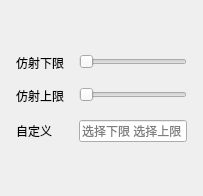
                <widget class="QWidget" name="adjPage_GrayWindow">
                 <layout class="QVBoxLayout" name="verticalLayout_20">
                  <item>
                   <spacer name="verticalSpacer_12">
                    <property name="orientation">
                     <enum>Qt::Vertical</enum>
                    </property>
                    <property name="sizeHint" stdset="0">
                     <size>
                      <width>20</width>
                      <height>40</height>
                     </size>
                    </property>
                   </spacer>
                  </item>
                  <item>
                   <layout class="QFormLayout" name="formLayout_12">
                    <property name="horizontalSpacing">
                     <number>15</number>
                    </property>
                    <property name="verticalSpacing">
                     <number>15</number>
                    </property>
                    <property name="leftMargin">
                     <number>5</number>
                    </property>
                    <property name="topMargin">
                     <number>3</number>
                    </property>
                    <property name="rightMargin">
                     <number>5</number>
                    </property>
                    <property name="bottomMargin">
                     <number>3</number>
                    </property>
                    <item row="0" column="0">
                     <widget class="QLabel" name="GrayWindow_lab1">
                      <property name="text">
                       <string>仿射下限</string>
                      </property>
                     </widget>
                    </item>
                    <item row="0" column="1">
                     <widget class="QSlider" name="GrayWindow_slider1">
                      <property name="maximum">
                       <number>255</number>
                      </property>
                      <property name="orientation">
                       <enum>Qt::Horizontal</enum>
                      </property>
                     </widget>
                    </item>
                    <item row="1" column="0">
                     <widget class="QLabel" name="GrayWindow_lab2">
                      <property name="text">
                       <string>仿射上限</string>
                      </property>
                     </widget>
                    </item>
                    <item row="1" column="1">
                     <widget class="QSlider" name="GrayWindow_slider2">
                      <property name="maximum">
                       <number>255</number>
                      </property>
                      <property name="orientation">
                       <enum>Qt::Horizontal</enum>
                      </property>
                     </widget>
                    </item>
                    <item row="2" column="0">
                     <widget class="QLabel" name="GrayWindow_lab3">
                      <property name="text">
                       <string>自定义</string>
                      </property>
                     </widget>
                    </item>
                    <item row="2" column="1">
                     <widget class="QLineEdit" name="GrayWindow_edit">
                      <property name="placeholderText">
                       <string>选择下限 选择上限</string>
                      </property>
                     </widget>
                    </item>
                   </layout>
                  </item>
                  <item>
                   <spacer name="verticalSpacer_11">
                    <property name="orientation">
                     <enum>Qt::Vertical</enum>
                    </property>
                    <property name="sizeHint" stdset="0">
                     <size>
                      <width>20</width>
                      <height>40</height>
                     </size>
                    </property>
                   </spacer>
                  </item>
                 </layout>
                </widget>
